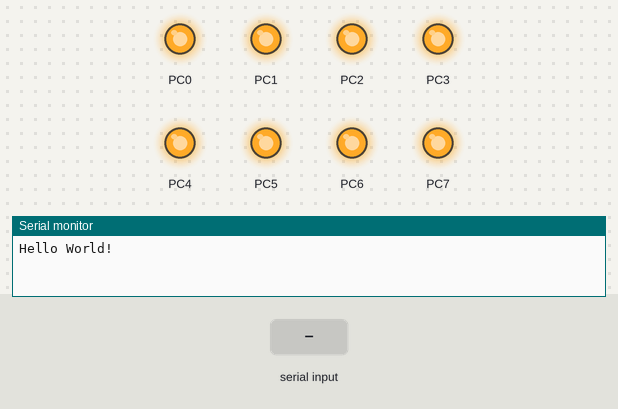
The program below on a simulated ATmega64, built with avr-gcc and emulated at 16 MHz. Shown: output pins drawn as LEDs (lit = HIGH), the last lines printed to the serial monitor. The inputs (shaded band) are chosen by the test bench.

Above: at 1.2 s.
1.3 s: "1" received over Serial
At 2.5 s:
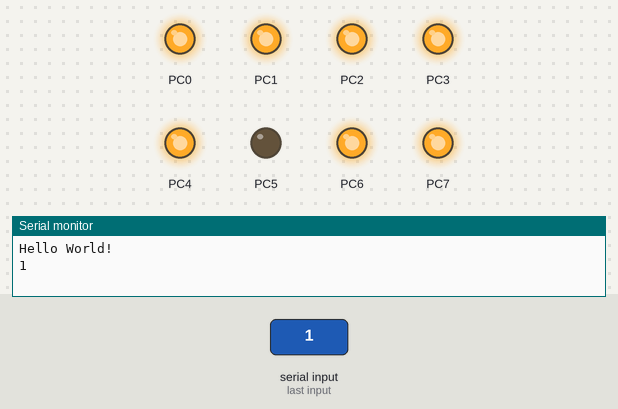
Timing chart, 0 to 4.3 s (numbered marks = the images above; inputs shaded):
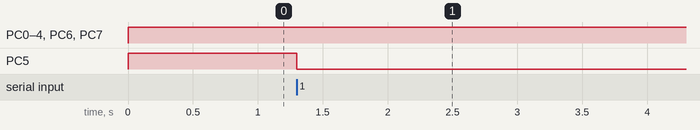

Measured:
- after the input at 1.3 s, PC5: HIGH → LOW at once

The program:

main.c
```c
/*
 * UART_Int.c
 *
 * Created: 13-03-2019 11:13:26
 * Author : desd
 */
#define F_CPU 16000000
#define SIZE	64
#define BAUD	9600
#define UBRR_VALUE  F_CPU/16/BAUD -1

#include <avr/io.h>
#include <util/delay.h>
#include <avr/interrupt.h>


volatile char buff[SIZE] = { 0 };
uint8_t writePointer = 0;
uint8_t readPointer = 0;

void initUART();
void uart1Send(unsigned char data);
char uart1Receive();
void sendString(char *c);


int main(void)
{

	char ch = 0;
	DDRC = 0xFF;
	PORTC = 0xFF;
	//PORTC &= ~(1<<PC5);
	initUART();
	_delay_ms(1000);
	sendString("Hello World!\r\n");
    while (1)
    {
		ch = uart1Receive();
		/*ch = uart1Receive();*/
		_delay_ms(20);
		uart1Send(ch);
		//sendString(buff);
    }
}

void sendString(char *c)
{
	while (*c != 0)
	{
		uart1Send(*c);
		c++;
	}
}

void initUART()
{
		UBRR1H = ((UBRR_VALUE) >> 8);
		UBRR1L = UBRR_VALUE;
		UCSR1B |= (1<<RXEN1) | (1<<TXEN1) | (1<<RXCIE1);//RX interrupt activated
		UCSR1C |= (1<<UCSZ11) | (1<<UCSZ10);
		sei();
}

void uart1Send(unsigned char data)
{
	if (data != 0)
	{
		while(!(UCSR1A & (1<<UDRE1)));
		UDR1 = data;
	}

}

char uart1Receive()
{
	char data = 0;
	if(writePointer != readPointer)
	{
		data = buff[readPointer++];
		if (readPointer >=  SIZE)
		{
			readPointer = 0;
		}
	}
	return data;
}


ISR(USART1_RX_vect)
{
	cli();
	buff[writePointer] = UDR1;
	PORTC &= ~(1<<PC5);
	if (buff[writePointer] != 0)
	{
		writePointer++;
		if (writePointer >= SIZE)
		{
			writePointer = 0;
		}
	}
	sei();
}
```
